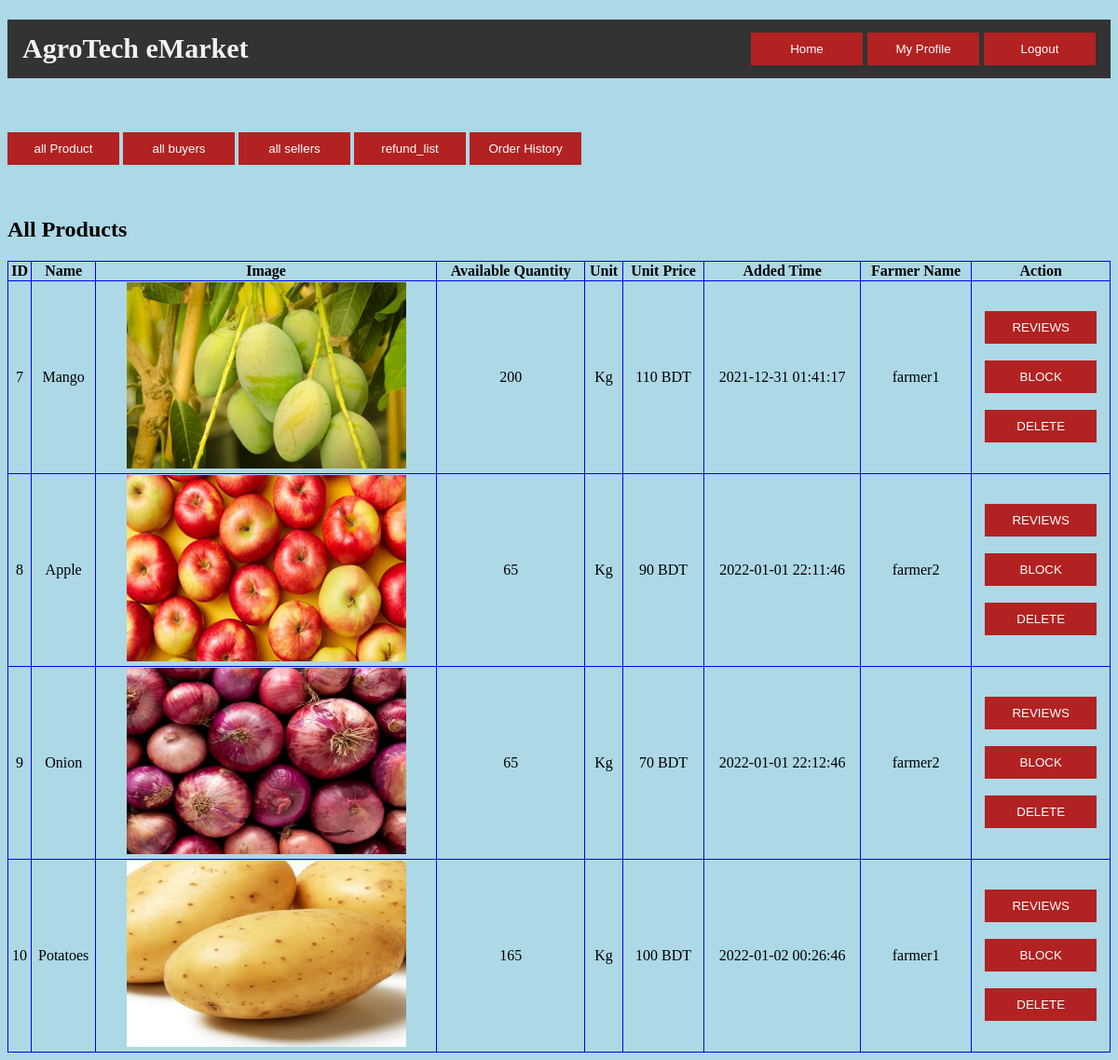
The page /allproduct.php (signed in) on the database its author committed.
### tables this page shows
CREATE TABLE `product` (
  `p_id` int(10) NOT NULL,
  `productName` varchar(25) NOT NULL,
  `productImage` varchar(255) NOT NULL,
  `Quantity` int(10) NOT NULL,
  `Price_perUnit` int(10) NOT NULL,
  `Unit` varchar(10) NOT NULL,
  `Added_date` datetime NOT NULL,
  `f_username` varchar(25) NOT NULL,
  `AvailableQuantity` int(10) NOT NULL
);

### allproduct.php (the view, shortened to what this page needs)
<?php
if(
    isset($_SESSION['username'])
    && !empty($_SESSION['username'])
){
    ?>
        <!DOCTYPE html>
        <html lang="en">
            <head>
            </head>
            <body>
              <h1 class="header">
                <left>AgroTech eMarket</left>
                <right>
                      <input id="button" type="button" value="Home" onclick="home();">
                  <input id="button" type="button" value="My Profile" onclick="profile()">
                  <input type="button" id="button" value="Logout" onclick="logout();">
                </right>
              </h1>
                <br><br>
                <input id="button" type="button" value="all Product" onclick="allproduct();">
                <input id="button" type="button" value="all buyers" onclick="allbuyers();">
                <input id="button" type="button" value="all sellers" onclick="allsellers();">
                <input id="button" type="button" value="refund_list" onclick="refund_list();">
                <input id="button" type="button" value="Order History" onclick="orderhistory()">
                <div>
                  <br>
                  <br>
                <h2> All Products </h2>
                    <table id="ptable">
                        <thead>
                            <tr>
                                <th>ID</th>
                                <th>Name</th>
                                <th>Image</th>
                                <th>Available Quantity</th>
                                <th>Unit</th>
                                <th>Unit Price</th>
                                <th>Added Time</th>
                                <th>Farmer Name</th>
                                <th>Action</th>
                            </tr>
                        </thead>
                        <tbody>
                            <?php
                            try{
                                $conn=new PDO("mysql:host=localhost:3306;dbname=eMarket;","root","");
                                $conn->setAttribute(PDO::ATTR_ERRMODE, PDO::ERRMODE_EXCEPTION);
                                $mysqlquery="SELECT * FROM product";
                                $returnobj=$conn->query($mysqlquery);
                                $returntable=$returnobj->fetchAll();
                                if($returnobj->rowCount()==0){
                                    ?>
                                        <tr>
                                            <td colspan="8">No Products Available</td>
                                        <tr>
                                    <?php
                                }
                                else{
                                    foreach($returntable as $row){
                                        ?>
                                        <tr>
                                            <td><?php echo $row['p_id'] ?></td>
                                            <td><?php echo $row['productName'] ?></td>
                                            <td>
                                                <img src="<?php echo $row['productImage'] ?>" width="300" height="200">
                                            </td>
                                            <td><?php echo $row['AvailableQuantity'] ?></td>
                                            <td><?php echo $row['Unit'] ?></td>
                                            <td><?php echo $row['Price_perUnit']." BDT" ?></td>
                                            <td><?php echo $row['Added_date'] ?></td>
                                            <td><?php echo $row['f_username'] ?></td>
                                            <td>
                                                    <br>
                                                    <input id="button" type="button" value="REVIEWS" onclick="see_all_reviews(<?php echo $row['p_id']?>);"
                                                    <br><br>
                                                    <br>
                                                    <input type="button" id="button" value="BLOCK" onclick="block(<?php echo $row['p_id']?>);">
                                                    <br><br>
                                                    <input type="button" id="button" value="DELETE" onclick="deleteproduct(<?php echo $row['p_id']?>);">
                                                    <br><br>
                                            </td>
                                        </tr>
                                        <?php
                                    }
                                }
                            }
                            catch(PDOException $ex){
                                ?>
                                    <tr>
                                        <td colspan="6">No values found</td>
                                    <tr>
                                <?php
                            }
                            ?>
                        </tbody>
                    </table>
                </div>
            </body>
        </html>
    <?php
}
else{
     ?>
        <script>alert("login first!");</script>
        <script>location.assign("login.php");</script>
    <?php
}
?>

### allproduct.php (style rules this page uses)
body { background-color: lightblue; }
#button { padding: 10px; width: 120px; color: white; background-color: FireBrick; border: none; }
#ptable { width: 100%; border: 1px solid blue; border-collapse: collapse; }
#ptable th, #ptable td { border: 1px solid blue; border-collapse: collapse; text-align: center; }
.header { background-color: #333; overflow: hidden; }
.header left { float: left; color: #f2f2f2; text-align: center; padding: 14px 16px; text-decoration: none; font-size: 30px; }
.header right { float: right; color: #f2f2f2; text-align: center; padding: 14px 16px; text-decoration: none; font-size: 20px; }

### rows shown on the page
product: p_id "7", productName "Mango", productImage (picture), AvailableQuantity "200", Unit "Kg", Price_perUnit "110", Added_date "2021-12-31 01:41:17", f_username "farmer1"
product: p_id "8", productName "Apple", productImage (picture), AvailableQuantity "65", Unit "Kg", Price_perUnit "90", Added_date "2022-01-01 22:11:46", f_username "farmer2"
product: p_id "9", productName "Onion", productImage (picture), AvailableQuantity "65", Unit "Kg", Price_perUnit "70", Added_date "2022-01-01 22:12:46", f_username "farmer2"
product: p_id "10", productName "Potatoes", productImage (picture), AvailableQuantity "165", Unit "Kg", Price_perUnit "100", Added_date "2022-01-02 00:26:46", f_username "farmer1"
